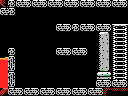

This game map was drawn from its Tiled (.tmx) file and the tilesets committed beside it. A one-line description and the full map source follow:
An orthogonal 16x12 tile map with 8x8 px tiles, 1 tile layer (Tile Layer 1) and 8 objects (2x item, 2x pushable-block, breakable-down, breakable-up, door-down, ...).

<map version="1.0" orientation="orthogonal" renderorder="right-down" width="16" height="12" tilewidth="8" tileheight="8" nextobjectid="15">
 <properties>
  <property name="left" value="lava" />
  <property name="right" value="hole" />
 </properties>
 <tileset firstgid="1" name="tiles" tilewidth="8" tileheight="8" tilecount="256" columns="16">
  <image source="tiles.png" width="128" height="128" />
 </tileset>
 <layer name="Tile Layer 1" width="16" height="12">
  <data encoding="csv">
122,165,103,104,103,104,103,104,103,104,103,104,103,104,103,104,
103,165,1,1,1,1,1,1,1,1,1,1,1,1,1,1,
1,1,1,1,1,1,1,1,1,1,1,1,1,1,1,1,
1,1,1,1,1,1,1,103,104,165,103,104,103,104,169,137,
1,1,1,1,1,1,1,1,1,1,1,1,196,197,249,168,
1,1,1,1,1,1,1,1,1,1,1,1,212,213,249,168,
1,165,1,1,1,1,1,103,104,103,104,1,212,213,249,168,
98,105,1,1,1,1,1,1,1,1,1,1,212,213,249,168,
113,106,1,1,1,1,1,1,1,1,1,1,228,229,249,168,
113,105,1,1,1,1,1,1,1,1,1,1,244,245,249,168,
113,106,1,1,1,1,1,1,1,1,1,1,103,104,103,104,
117,103,104,103,104,103,104,103,104,103,104,103,104,126,254,254
</data>
 </layer>
 <objectgroup name="objects">
  <object id="5" type="breakable-down" x="48" y="88" width="32" height="8" />
  <object id="6" type="breakable-up" x="48" y="0" width="32" height="8" />
  <object id="7" type="door-down" x="48" y="88" width="32" height="8" />
  <object id="8" type="door-up" x="48" y="0" width="32" height="8" />
  <object id="9" type="item" x="96" y="8" width="16" height="16" />
  <object id="10" type="item" x="64" y="8" width="16" height="16" />
  <object id="13" type="pushable-block" x="64" y="32" width="16" height="16" />
  <object id="14" type="pushable-block" x="24" y="72" width="16" height="16" />
 </objectgroup>
</map>
